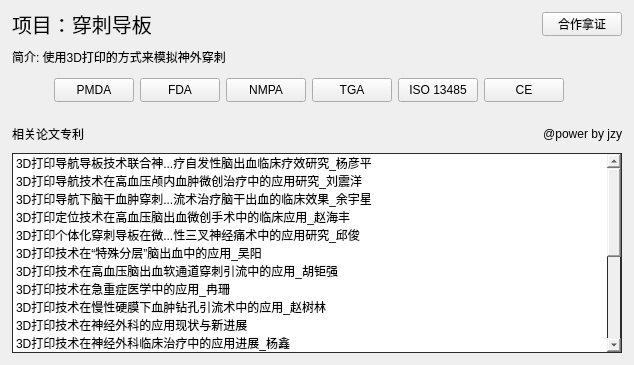
<?xml version="1.0" encoding="UTF-8"?>
<ui version="4.0">
 <class>FrameworkMenuItemMain</class>
 <widget class="qMRMLWidget" name="FrameworkMenuItemMain">
  <property name="geometry">
   <rect>
    <x>0</x>
    <y>0</y>
    <width>634</width>
    <height>365</height>
   </rect>
  </property>
  <property name="sizePolicy">
   <sizepolicy hsizetype="Fixed" vsizetype="Fixed">
    <horstretch>0</horstretch>
    <verstretch>0</verstretch>
   </sizepolicy>
  </property>
  <property name="styleSheet">
   <string notr="true"/>
  </property>
  <layout class="QVBoxLayout" name="verticalLayout" stretch="0">
   <property name="spacing">
    <number>0</number>
   </property>
   <property name="leftMargin">
    <number>0</number>
   </property>
   <property name="topMargin">
    <number>0</number>
   </property>
   <property name="rightMargin">
    <number>0</number>
   </property>
   <property name="bottomMargin">
    <number>0</number>
   </property>
   <item>
    <widget class="QWidget" name="bg" native="true">
     <property name="minimumSize">
      <size>
       <width>60</width>
       <height>60</height>
      </size>
     </property>
     <property name="styleSheet">
      <string notr="true"/>
     </property>
     <layout class="QVBoxLayout" name="verticalLayout_2">
      <property name="spacing">
       <number>12</number>
      </property>
      <property name="leftMargin">
       <number>12</number>
      </property>
      <property name="topMargin">
       <number>12</number>
      </property>
      <property name="rightMargin">
       <number>12</number>
      </property>
      <property name="bottomMargin">
       <number>12</number>
      </property>
      <item>
       <widget class="QWidget" name="widget" native="true">
        <property name="minimumSize">
         <size>
          <width>0</width>
          <height>24</height>
         </size>
        </property>
        <property name="maximumSize">
         <size>
          <width>16777215</width>
          <height>24</height>
         </size>
        </property>
        <layout class="QHBoxLayout" name="horizontalLayout" stretch="1,0">
         <property name="spacing">
          <number>0</number>
         </property>
         <property name="leftMargin">
          <number>0</number>
         </property>
         <property name="topMargin">
          <number>0</number>
         </property>
         <property name="rightMargin">
          <number>0</number>
         </property>
         <property name="bottomMargin">
          <number>0</number>
         </property>
         <item>
          <widget class="QLabel" name="lbl_cover">
           <property name="minimumSize">
            <size>
             <width>0</width>
             <height>0</height>
            </size>
           </property>
           <property name="styleSheet">
            <string notr="true">font:20px;</string>
           </property>
           <property name="text">
            <string>项目：穿刺导板</string>
           </property>
          </widget>
         </item>
         <item>
          <widget class="QPushButton" name="pushButton">
           <property name="minimumSize">
            <size>
             <width>80</width>
             <height>24</height>
            </size>
           </property>
           <property name="maximumSize">
            <size>
             <width>80</width>
             <height>24</height>
            </size>
           </property>
           <property name="styleSheet">
            <string notr="true"/>
           </property>
           <property name="text">
            <string>合作拿证</string>
           </property>
          </widget>
         </item>
        </layout>
       </widget>
      </item>
      <item>
       <widget class="QLabel" name="label_4">
        <property name="text">
         <string>简介: 使用3D打印的方式来模拟神外穿刺</string>
        </property>
       </widget>
      </item>
      <item>
       <widget class="QWidget" name="widget_3" native="true">
        <layout class="QHBoxLayout" name="horizontalLayout_3">
         <property name="leftMargin">
          <number>42</number>
         </property>
         <property name="topMargin">
          <number>0</number>
         </property>
         <property name="rightMargin">
          <number>0</number>
         </property>
         <property name="bottomMargin">
          <number>0</number>
         </property>
         <item>
          <widget class="QPushButton" name="pushButton_6">
           <property name="sizePolicy">
            <sizepolicy hsizetype="Fixed" vsizetype="Fixed">
             <horstretch>0</horstretch>
             <verstretch>0</verstretch>
            </sizepolicy>
           </property>
           <property name="minimumSize">
            <size>
             <width>80</width>
             <height>24</height>
            </size>
           </property>
           <property name="maximumSize">
            <size>
             <width>80</width>
             <height>24</height>
            </size>
           </property>
           <property name="text">
            <string>PMDA</string>
           </property>
          </widget>
         </item>
         <item>
          <widget class="QPushButton" name="pushButton_3">
           <property name="sizePolicy">
            <sizepolicy hsizetype="Fixed" vsizetype="Fixed">
             <horstretch>0</horstretch>
             <verstretch>0</verstretch>
            </sizepolicy>
           </property>
           <property name="minimumSize">
            <size>
             <width>80</width>
             <height>24</height>
            </size>
           </property>
           <property name="maximumSize">
            <size>
             <width>80</width>
             <height>24</height>
            </size>
           </property>
           <property name="text">
            <string>FDA</string>
           </property>
          </widget>
         </item>
         <item>
          <widget class="QPushButton" name="pushButton_2">
           <property name="sizePolicy">
            <sizepolicy hsizetype="Fixed" vsizetype="Fixed">
             <horstretch>0</horstretch>
             <verstretch>0</verstretch>
            </sizepolicy>
           </property>
           <property name="minimumSize">
            <size>
             <width>80</width>
             <height>24</height>
            </size>
           </property>
           <property name="maximumSize">
            <size>
             <width>80</width>
             <height>24</height>
            </size>
           </property>
           <property name="text">
            <string>NMPA</string>
           </property>
          </widget>
         </item>
         <item>
          <widget class="QPushButton" name="pushButton_7">
           <property name="sizePolicy">
            <sizepolicy hsizetype="Fixed" vsizetype="Fixed">
             <horstretch>0</horstretch>
             <verstretch>0</verstretch>
            </sizepolicy>
           </property>
           <property name="minimumSize">
            <size>
             <width>80</width>
             <height>24</height>
            </size>
           </property>
           <property name="maximumSize">
            <size>
             <width>80</width>
             <height>24</height>
            </size>
           </property>
           <property name="text">
            <string>TGA</string>
           </property>
          </widget>
         </item>
         <item>
          <widget class="QPushButton" name="pushButton_5">
           <property name="sizePolicy">
            <sizepolicy hsizetype="Fixed" vsizetype="Fixed">
             <horstretch>0</horstretch>
             <verstretch>0</verstretch>
            </sizepolicy>
           </property>
           <property name="minimumSize">
            <size>
             <width>80</width>
             <height>24</height>
            </size>
           </property>
           <property name="maximumSize">
            <size>
             <width>80</width>
             <height>24</height>
            </size>
           </property>
           <property name="text">
            <string>ISO 13485</string>
           </property>
          </widget>
         </item>
         <item>
          <widget class="QPushButton" name="pushButton_4">
           <property name="sizePolicy">
            <sizepolicy hsizetype="Fixed" vsizetype="Fixed">
             <horstretch>0</horstretch>
             <verstretch>0</verstretch>
            </sizepolicy>
           </property>
           <property name="minimumSize">
            <size>
             <width>80</width>
             <height>24</height>
            </size>
           </property>
           <property name="maximumSize">
            <size>
             <width>80</width>
             <height>24</height>
            </size>
           </property>
           <property name="text">
            <string>CE</string>
           </property>
          </widget>
         </item>
         <item>
          <spacer name="horizontalSpacer">
           <property name="orientation">
            <enum>Qt::Horizontal</enum>
           </property>
           <property name="sizeHint" stdset="0">
            <size>
             <width>40</width>
             <height>20</height>
            </size>
           </property>
          </spacer>
         </item>
        </layout>
       </widget>
      </item>
      <item>
       <spacer name="verticalSpacer">
        <property name="orientation">
         <enum>Qt::Vertical</enum>
        </property>
        <property name="sizeType">
         <enum>QSizePolicy::Fixed</enum>
        </property>
        <property name="sizeHint" stdset="0">
         <size>
          <width>20</width>
          <height>12</height>
         </size>
        </property>
       </spacer>
      </item>
      <item>
       <widget class="QWidget" name="widget_2" native="true">
        <property name="minimumSize">
         <size>
          <width>0</width>
          <height>15</height>
         </size>
        </property>
        <property name="maximumSize">
         <size>
          <width>16777215</width>
          <height>15</height>
         </size>
        </property>
        <layout class="QHBoxLayout" name="horizontalLayout_2">
         <property name="spacing">
          <number>0</number>
         </property>
         <property name="leftMargin">
          <number>0</number>
         </property>
         <property name="topMargin">
          <number>0</number>
         </property>
         <property name="rightMargin">
          <number>0</number>
         </property>
         <property name="bottomMargin">
          <number>0</number>
         </property>
         <item>
          <widget class="QLabel" name="label_3">
           <property name="text">
            <string>相关论文专利</string>
           </property>
           <property name="alignment">
            <set>Qt::AlignLeading|Qt::AlignLeft|Qt::AlignVCenter</set>
           </property>
          </widget>
         </item>
         <item>
          <spacer name="horizontalSpacer_2">
           <property name="orientation">
            <enum>Qt::Horizontal</enum>
           </property>
           <property name="sizeHint" stdset="0">
            <size>
             <width>435</width>
             <height>12</height>
            </size>
           </property>
          </spacer>
         </item>
         <item>
          <widget class="QLabel" name="label">
           <property name="minimumSize">
            <size>
             <width>100</width>
             <height>0</height>
            </size>
           </property>
           <property name="text">
            <string>@power by jzy</string>
           </property>
           <property name="alignment">
            <set>Qt::AlignRight|Qt::AlignTrailing|Qt::AlignVCenter</set>
           </property>
          </widget>
         </item>
        </layout>
       </widget>
      </item>
      <item>
       <widget class="QListWidget" name="listWidget">
        <property name="styleSheet">
         <string notr="true">border:1px solid #2B2B2B;</string>
        </property>
        <item>
         <property name="text">
          <string>3D打印导航导板技术联合神...疗自发性脑出血临床疗效研究_杨彦平</string>
         </property>
        </item>
        <item>
         <property name="text">
          <string>3D打印导航技术在高血压颅内血肿微创治疗中的应用研究_刘震洋</string>
         </property>
        </item>
        <item>
         <property name="text">
          <string>3D打印导航下脑干血肿穿刺...流术治疗脑干出血的临床效果_余宇星</string>
         </property>
        </item>
        <item>
         <property name="text">
          <string>3D打印定位技术在高血压脑出血微创手术中的临床应用_赵海丰</string>
         </property>
        </item>
        <item>
         <property name="text">
          <string>3D打印个体化穿刺导板在微...性三叉神经痛术中的应用研究_邱俊</string>
         </property>
        </item>
        <item>
         <property name="text">
          <string>3D打印技术在“特殊分层”脑出血中的应用_吴阳</string>
         </property>
        </item>
        <item>
         <property name="text">
          <string>3D打印技术在高血压脑出血软通道穿刺引流中的应用_胡钜强</string>
         </property>
        </item>
        <item>
         <property name="text">
          <string>3D打印技术在急重症医学中的应用_冉珊</string>
         </property>
        </item>
        <item>
         <property name="text">
          <string>3D打印技术在慢性硬膜下血肿钻孔引流术中的应用_赵树林</string>
         </property>
        </item>
        <item>
         <property name="text">
          <string>3D打印技术在神经外科的应用现状与新进展</string>
         </property>
        </item>
        <item>
         <property name="text">
          <string>3D打印技术在神经外科临床治疗中的应用进展_杨鑫</string>
         </property>
        </item>
        <item>
         <property name="text">
          <string>3D打印技术在神经外科手术中的应用</string>
         </property>
        </item>
        <item>
         <property name="text">
          <string>3D打印引导支架穿刺引流术治疗脑出血患者的护理体会_胡蝶</string>
         </property>
        </item>
        <item>
         <property name="text">
          <string>基于导航模板的遮挡性病灶模型的曲针穿刺效果分析_聂慧</string>
         </property>
        </item>
        <item>
         <property name="text">
          <string>颅脑手术定位中三维影像体表投影技术的应用价值_游慧超</string>
         </property>
        </item>
        <item>
         <property name="text">
          <string>卵圆孔穿刺个性化导板设计结...3D打印技术的临床应用研究_王宝</string>
         </property>
        </item>
        <item>
         <property name="text">
          <string>脑出血穿刺定位导板3D打印...速个体化定制模式的应用初探_钱骏</string>
         </property>
        </item>
        <item>
         <property name="text">
          <string>三维打印个体化导板定位下微创穿刺HCH的疗效探讨_丁向前</string>
         </property>
        </item>
        <item>
         <property name="text">
          <string>新型“开放+桥基”式3D导...高血压性脑出血穿刺中的研究_王佳妮</string>
         </property>
        </item>
        <item>
         <property name="text">
          <string>一种基于数学算法规划进针路...导装置的设计及模拟穿刺实验_孙鸿坤</string>
         </property>
        </item>
        <item>
         <property name="text">
          <string>一种颅内血肿穿刺定位装置及血肿定位方法的设计_林融</string>
         </property>
        </item>
       </widget>
      </item>
     </layout>
    </widget>
   </item>
  </layout>
 </widget>
 <customwidgets>
  <customwidget>
   <class>qMRMLWidget</class>
   <extends>QWidget</extends>
   <header>qMRMLWidget.h</header>
   <container>1</container>
  </customwidget>
 </customwidgets>
 <resources/>
 <connections/>
</ui>
